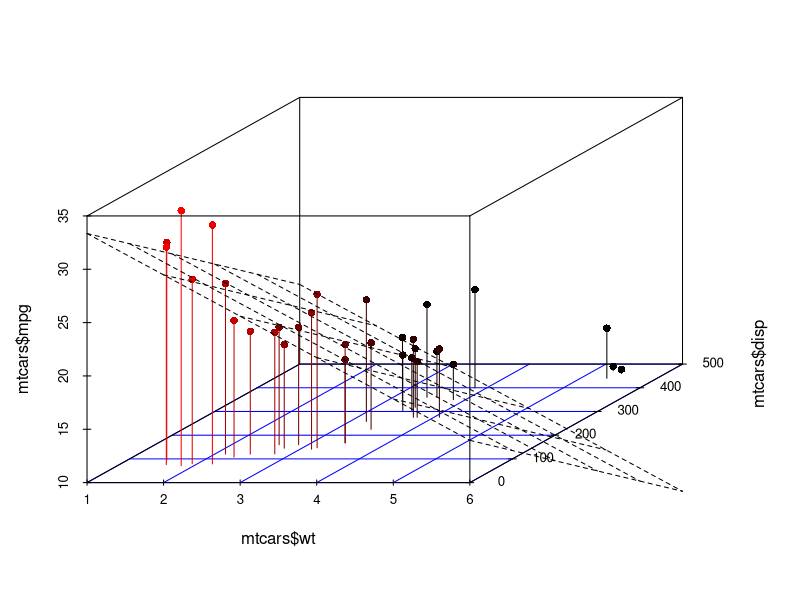
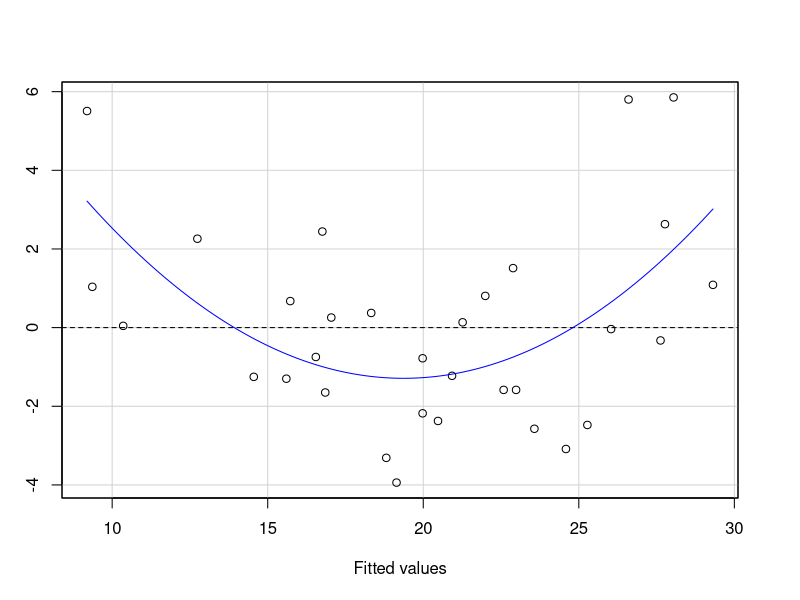
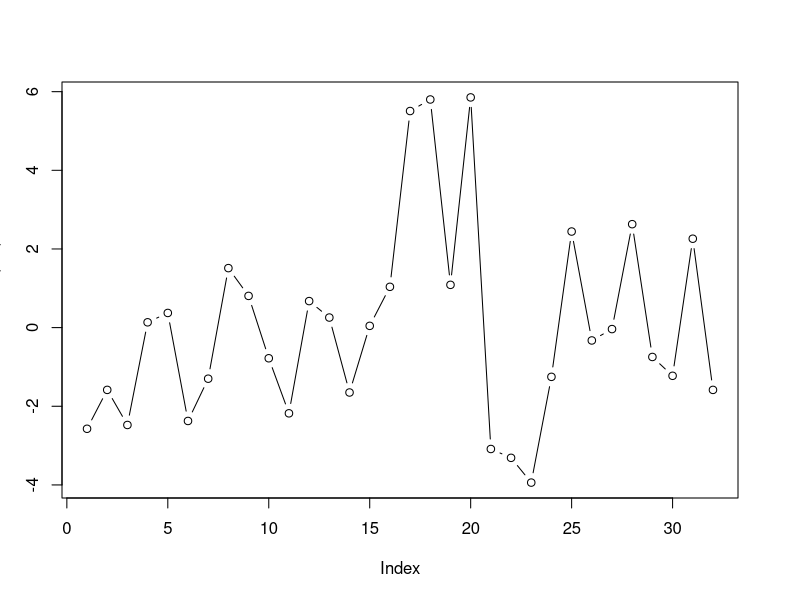
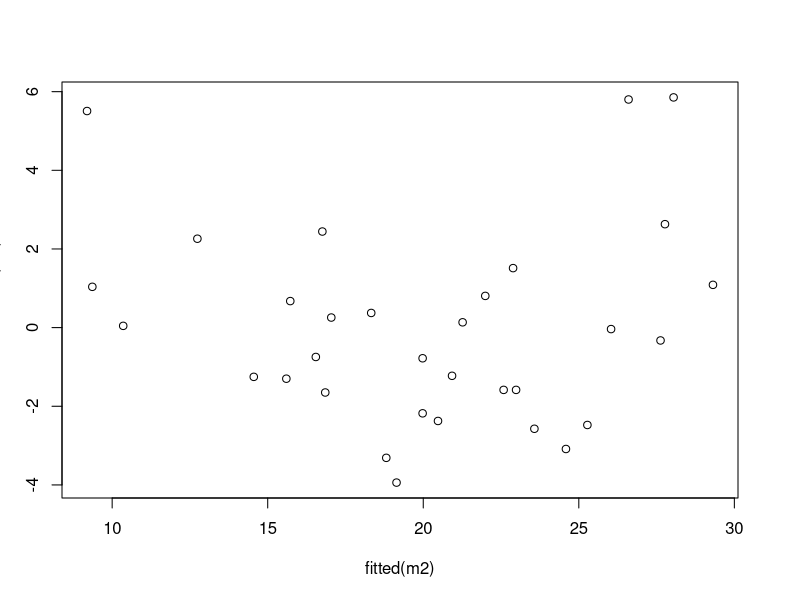
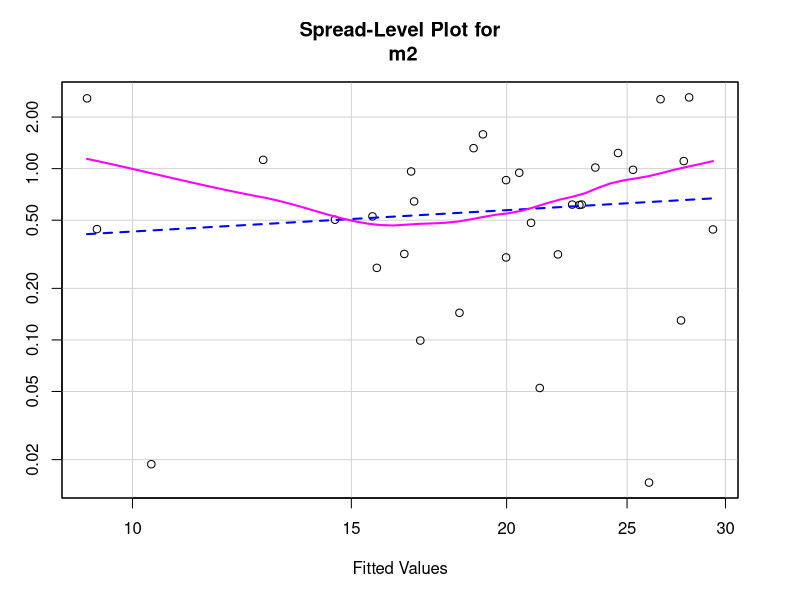
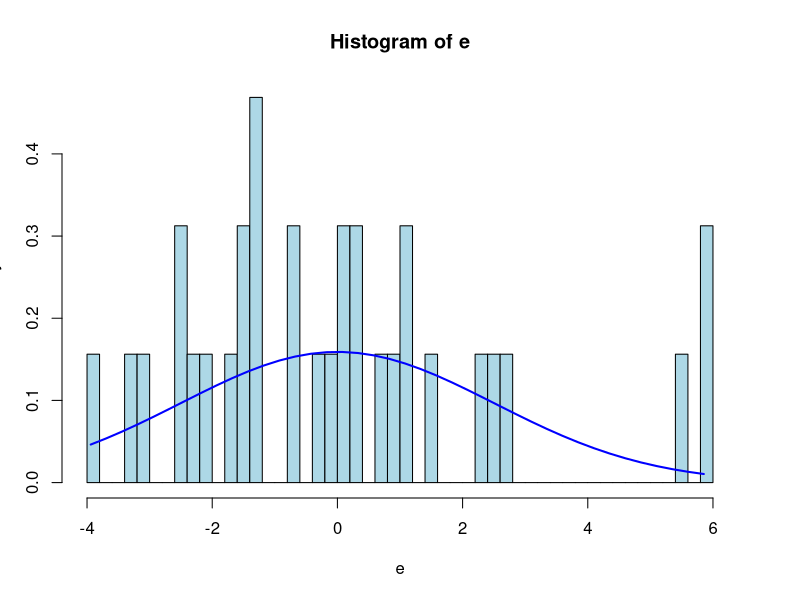
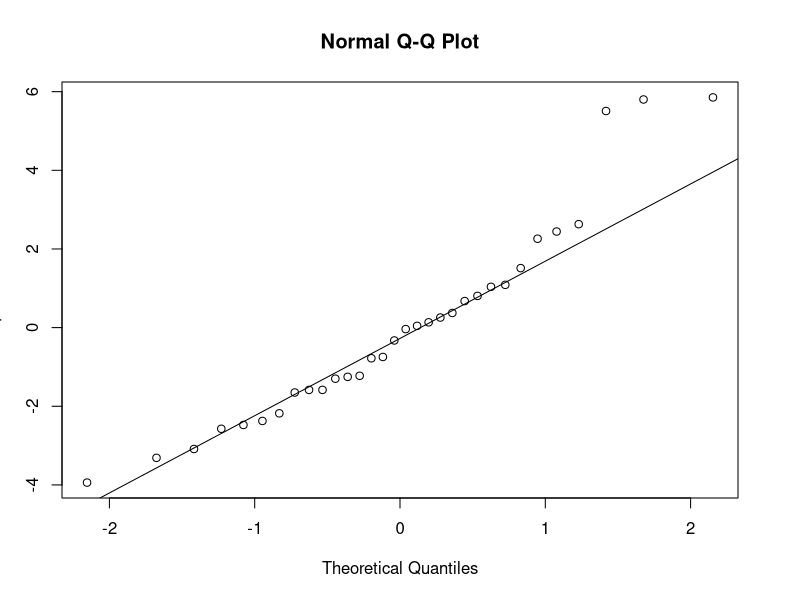
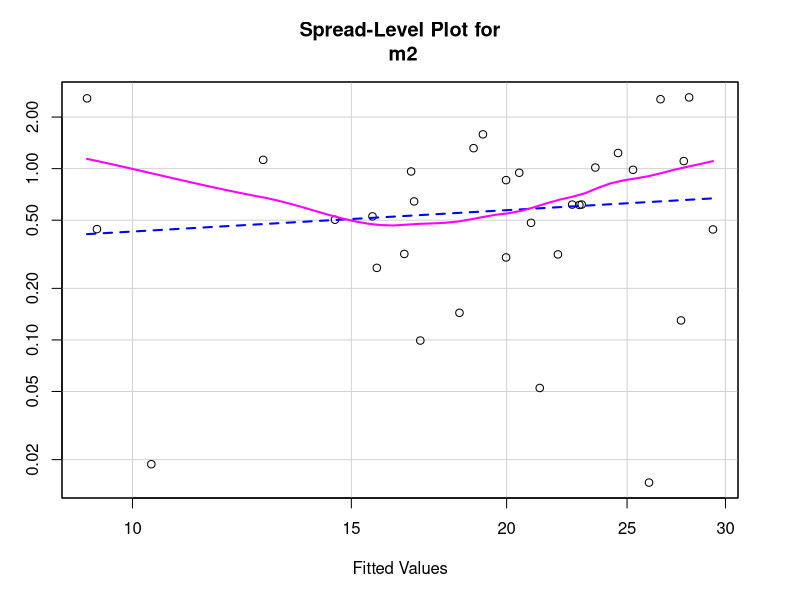

Generate these figures, in order, with R:
# Лекция 5 - ошибки регрессии

library(car)
library(zoo)
library(lmtest)
library(scatterplot3d)
library(nortest)

# Построение множественное регрессии
s3d <- scatterplot3d(mtcars$wt, mtcars$disp, mtcars$mpg, pch=16, type="h", highlight.3d=TRUE, col.grid="blue")
m2 <- lm(mpg~wt+hp, data=mtcars)
s3d$plane3d(m2)

# R-sq хороший
# F при p-value хороший
# Вывод: модель хорошая
summary(m2)

# Вычисление теоретических y
fitted(m2)

# Значения коэффициентов и доверительные интервалы:
coef(m2)
confint(m2)

# Ошибки регрессии, автокорреляция:

# График остатков
residualPlot(m2)
plot(residuals(m2), type="b")

# Анализ модели на автокоррел¤цию
# ! выдаёт разные p-value при разных запусках. Это не баг, это фича!
durbinWatsonTest(m2)

bgtest(m2, order=1, type="F") # По F-статистике
bgtest(m2, order=1, type="Chisq") # По х^2

bgtest(m2, order=2, type="Chisq")
# Вывод: автокорреляция в остатках отсутствует, так как p-value > 0.05
# ============


# Гетероскедастичность
plot(fitted(m2), residuals(m2))
bptest(m2) # p > 0.05 - Тест показывает отсутствие гетероскедастичности

ncvTest(m2) # Аналогично
spreadLevelPlot(m2)

# Проверка распределени случайных ошибок регрессии
e <- residuals(m2)
hist(e,breaks=50,col="lightblue",freq=FALSE)
xfit<-seq(min(e), max(e), length=40)
yfit<-dnorm(xfit, mean=mean(e), sd=sd(e))
lines(xfit, yfit, col="blue", lwd=2)

qqnorm(residuals(m2))
qqline(residuals(m2))

# Тесты на нормальность
pearson.test(residuals(m2)) # Остатки имеют нормальное распределение с p=0.84
spreadLevelPlot(m2) 
# ============


# Другие аспекты

# Обнаружение выбросов
# Выдаёт крайний отличающийся остаток
# Если Bonferonni p > 0.05, то это НЕ выброс
outlierTest(m2) 

# Фактор инфляции дисперсии (мультиколлинеарность)
# Есть две оценки - либо корень значения коэфф. долежн быть < 2, либо значение д.б. < 10
vif(m2)

# Зависимость остатков и компонент от факторов
# Можно увидеть разброс
crPlots(m2)
# ===========
